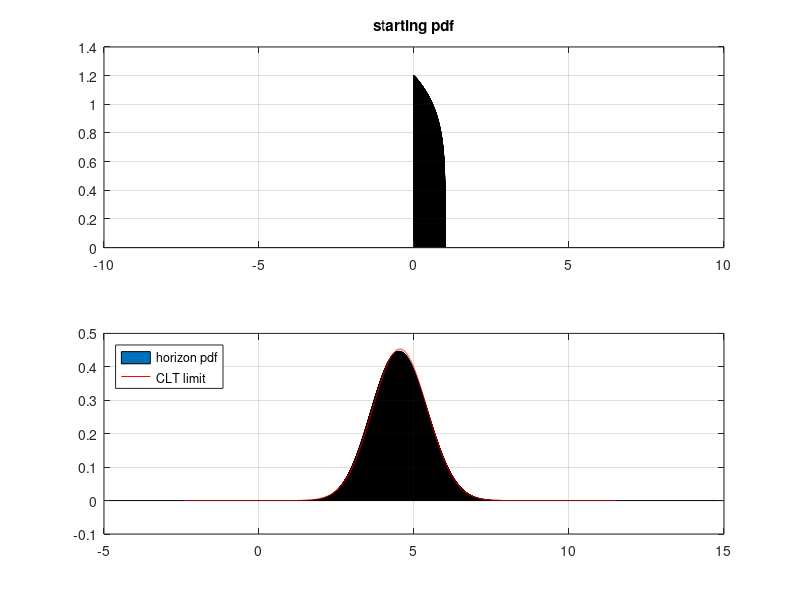
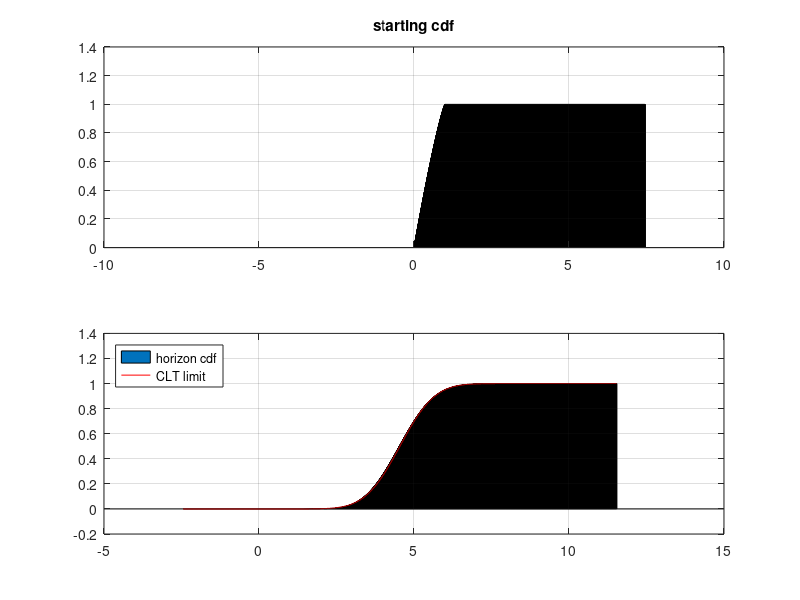

MATLAB code for these plots, in order:
% this script performs the horizon projection of a beta-distributed invariant
% see "Risk and Asset Allocation"-Springer (2005), by A. Meucci
% a detailed proof of the steps below can be found 
% at www.symmys.com > Book > Dowloads > Technical Appendices > Ch 3.7 "Numerical Market Projection"

clear; close all; clc;
%%%%%%%%%%%%%%%%%%%%%%%%%%%%%%%%%%%%%%%%%%%%%%%%%%%%%%%%%%%%%%%%%%%%%%%%%%%%%%%%%%%%%%%%%%%%%%%%%%%%%%%%%%%%%%%
% parameters
xi=0;
tau=1;
b1=1;
b2=1.2;

% horizon
T=10;

% coarseness level
N=2^14;

%%%%%%%%%%%%%%%%%%%%%%%%%%%%%%%%%%%%%%%%%%%%%%%%%%%%%%%%%%%%%%%%%%%%%%%%%%%%%%%%%%%%%%%%%%%%%%%%%%%%%%%%%%%%%%%
% set up grid
a=-norminv(10^(-15),0,sqrt(T));
h=2*a/N;
Xi=[-a+h : h : a]';

%%%%%%%%%%%%%%%%%%%%%%%%%%%%%%%%%%%%%%%%%%%%%%%%%%%%%%%%%%%%%%%%%%%%%%%%%%%%%%%%%%%%%%%%%%%%%%%%%%%%%%%%%%%%%%%%
% statistics of typical beta distribution
m_B=b1/(b1+b2);
s_B=sqrt(b1*b2/(  (1+b1+b2)*((b1+b2)^2) ));

% statistics of rescaled and shifted beta distribution
m=xi+tau*m_B;
s=tau*s_B;

% discretized initial pdf (standardized)
f = 1/h*(betacdf(m_B+s_B*(Xi+h/2),b1,b2)-betacdf(m_B+s_B*(Xi-h/2),b1,b2));
f(N) = 1/h*(betacdf(m_B+s_B*(-a+h/2),b1,b2)-betacdf(m_B+s_B*(-a),b1,b2) + ...
    betacdf(m_B+s_B*(a),b2,b2)-betacdf(m_B+s_B*(a-h/2),b1,b2));

% discretized characteristic function
Phi=fft(f);                     

% projection of discretized characteristic function
Signs=(-1).^([0:N-1]'*(T-1));   
Phi_T=h^(T-1)*Signs.*(Phi.^T);

% horizon discretized pdf (standardized)
f_T=ifft(Phi_T);

%%%%%%%%%%%%%%%%%%%%%%%%%%%%%%%%%%%%%%%%%%%%%%%%%%%%%%%%%%%%%%%%%%%%%%%%%%%%%%%%%%%%%%%%%%%%%%%%%%%%%%%%%%%%
% non-standardized initial pdf 
X_Start=m+s*Xi;
f_Start=f/s;
F_Start=h*cumsum(f_Start*s);

% non-standardized horizon pdf and cdf
x_Hor=m*T+s*Xi;
f_Hor=f_T/s;
F_Hor=h*cumsum(f_Hor*s);

%%%%%%%%%%%%%%%%%%%%%%%%%%%%%%%%%%%%%%%%%%%%%%%%%%%%%%%%%%%%%%%%%%%%%%%%%%%%%%%%%%%%%%%%%%%%%%%%%%%%%%%%%%%%
% plots
%%%%%%%%%%%%%%%%%%%%%%%%%%%%%%%%%%%%%%%%%%%%%%%%%%%%%%%%%%%%%%%%%%%%%%%%%%%%%%%%%%%%%%%%%%%%%%%%%%%%%%%%%%%%
figure

subplot(2,1,1)
u=bar(X_Start,f_Start);
grid on
title('starting pdf')

subplot(2,1,2)
u=bar(x_Hor,f_Hor);
hold on
y=normpdf(x_Hor,m*T,s*sqrt(T));
u=plot(x_Hor,y,'r');
grid on 
legend('horizon pdf','CLT limit','location','northwest')

figure

subplot(2,1,1)
u=bar(X_Start,F_Start);
grid on
title('starting cdf')

subplot(2,1,2)
u=bar(x_Hor,F_Hor);
hold on
y=normcdf(x_Hor,m*T,s*sqrt(T));
u=plot(x_Hor,y,'r');
grid on 
legend('horizon cdf','CLT limit','location','northwest')
